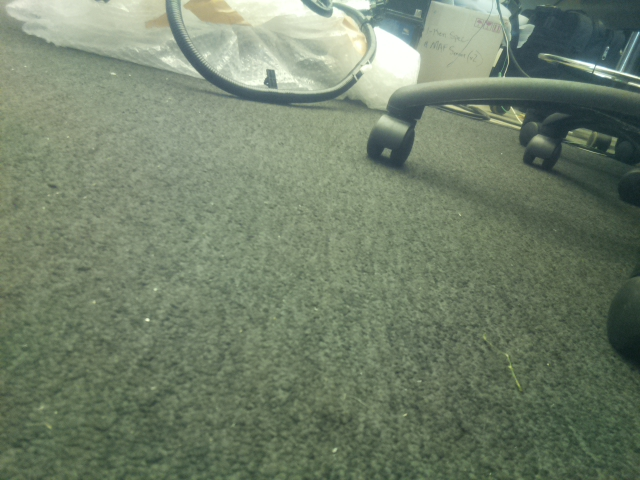
#> input picture bot_perception/color_test.jpg, 640 x 480 px
$ python -i perception.py   (imports and definitions only)   (older library calls are emulated)
#> lines starting #> are read from the running program, lines starting #| are printed output that depends on the picture; after the words box and inside, x2 and y2 are one past the last pixel; in counts of white or black regions, pixels touching at a corner belong together
import numpy as np
import cv2
import matplotlib.image as mpimg

# Identify pixels above the threshold
# Threshold of RGB > 160 does a nice job of identifying ground pixels only
def color_thresh_road(img, rgb_thresh=(160, 160, 160)):
	# Create an array of zeros same xy size as img, but single channel

	# Index the array of zeros with the boolean array and set to 1


#> called with rgb_thresh = (160, 160, 160)
	lower_road = np.array([0,0,200])
	upper_road = np.array([100,100,255])
	color_db = [[lower_road, upper_road]]
	hsv = cv2.cvtColor(img, cv2.COLOR_RGB2HSV)
#> hsv: shape (480, 640, 3); mean H, S, V 52.2, 50.5, 128.3
	mask = cv2.inRange(hsv,color_db[0][0], color_db[0][1])
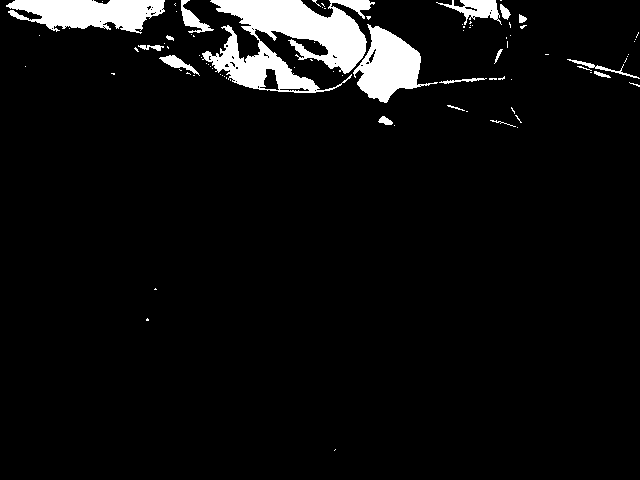
#> mask: shape (480, 640); 5.8% white; 87 white regions (69 under 20 px), largest, box (x1, y1, x2, y2) and area: (202, 0, 375, 93) 8548, (6, 0, 165, 34) 3598, (353, 24, 438, 103) 3223
	closing_kenel_size = 5
	closing_kernel = np.ones((closing_kenel_size,closing_kenel_size),np.uint8)
	color_select = cv2.morphologyEx(mask,cv2.MORPH_CLOSE,closing_kernel)
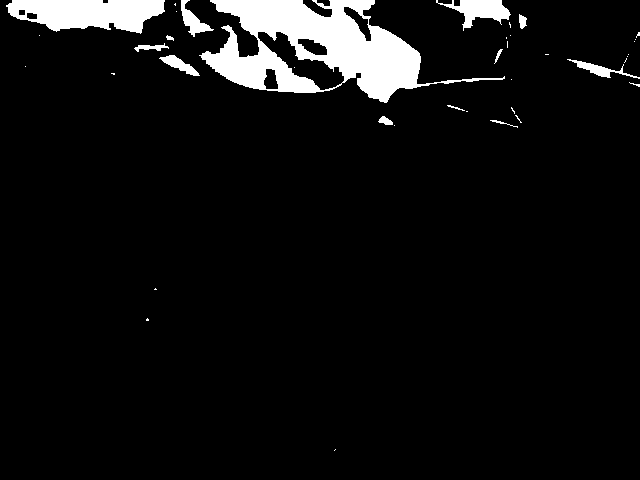
#> color_select: shape (480, 640); 6.3% white; 39 white regions (26 under 20 px), largest, box (x1, y1, x2, y2) and area: (199, 0, 505, 103) 12825, (6, 0, 165, 34) 3819, (436, 0, 511, 31) 1015

	# Return the binary image
	return color_select

# [174 lines left out: functions color_thresh_obstacles, color_thresh_parking, rover_coords, to_polar_coords, rotate_pix, translate_pix and 3 more, not called in this run]

>>> import cv2
>>> picture = cv2.cvtColor(cv2.imread('color_test.jpg'), cv2.COLOR_BGR2RGB)
>>> result = color_thresh_road(picture)

$ run again, on bot_perception/image_template.jpg
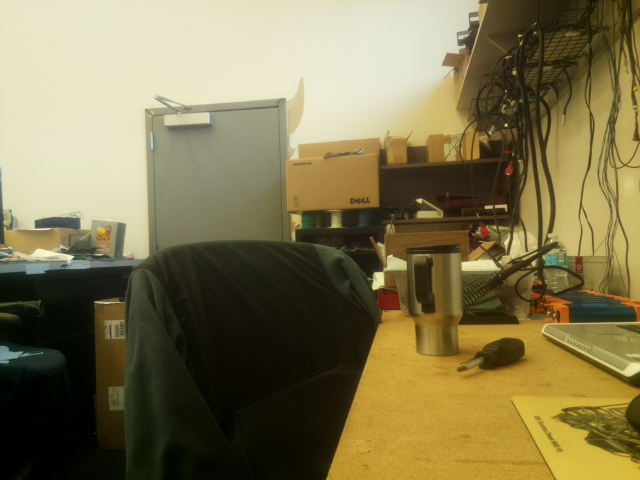
#> input picture bot_perception/image_template.jpg, 640 x 480 px
#> hsv: shape (480, 640, 3); mean H, S, V 28, 126.9, 128.3
#> in color_thresh_road, `mask = cv2.inRange(hsv,color_db[0][0], color_db[0][1])`:
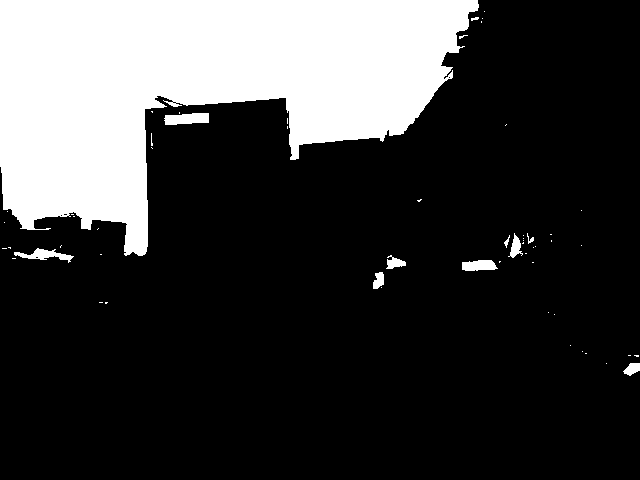
#> mask: shape (480, 640); 23.2% white; 57 white regions (46 under 20 px), largest, box (x1, y1, x2, y2) and area: (0, 0, 479, 256) 69420, (164, 113, 209, 125) 437, (14, 248, 74, 263) 362
#> in color_thresh_road, `color_select = cv2.morphologyEx(mask,cv2.MORPH_CLOSE,closing_kernel)`:
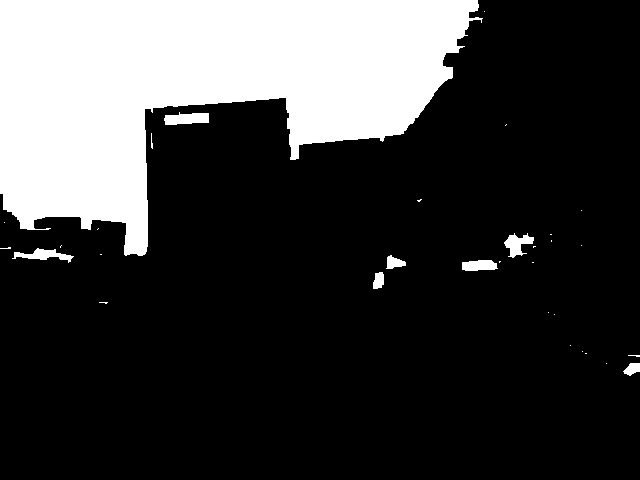
#> color_select: shape (480, 640); 23.4% white; 32 white regions (23 under 20 px), largest, box (x1, y1, x2, y2) and area: (0, 0, 483, 256) 69815, (164, 112, 209, 125) 443, (12, 248, 74, 263) 394

$ run again, on bot_perception/test.jpg
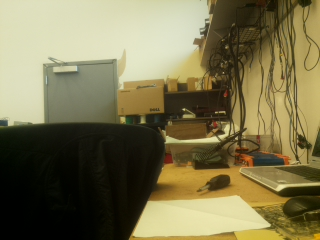
#> input picture bot_perception/test.jpg, 320 x 240 px
#> hsv: shape (240, 320, 3); mean H, S, V 29, 128.6, 124.5
#> in color_thresh_road, `mask = cv2.inRange(hsv,color_db[0][0], color_db[0][1])`:
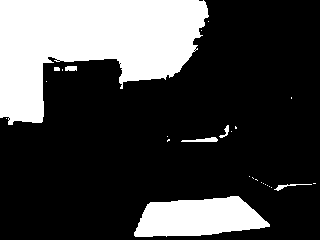
#> mask: shape (240, 320); 26.4% white; 27 white regions (20 under 20 px), largest, box (x1, y1, x2, y2) and area: (0, 0, 209, 125) 15919, (134, 196, 270, 237) 4034, (181, 137, 218, 142) 111
#> in color_thresh_road, `color_select = cv2.morphologyEx(mask,cv2.MORPH_CLOSE,closing_kernel)`:
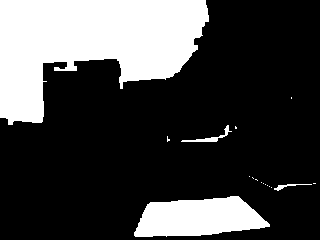
#> color_select: shape (240, 320); 26.7% white; 17 white regions (13 under 20 px), largest, box (x1, y1, x2, y2) and area: (0, 0, 209, 125) 16161, (134, 196, 270, 237) 4034, (181, 125, 232, 142) 169, (274, 184, 312, 191) 77
